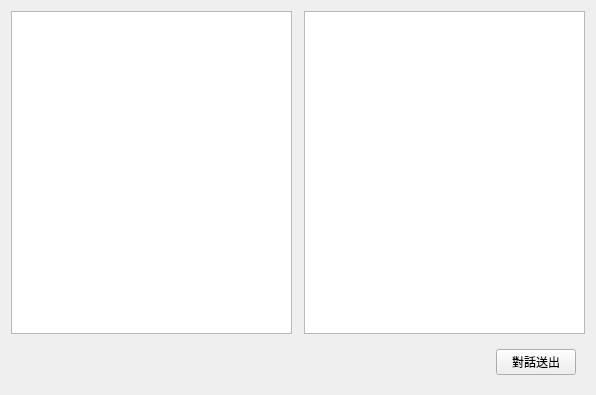
<?xml version="1.0" encoding="UTF-8"?>
<ui version="4.0">
 <class>LayerTest</class>
 <widget class="QWidget" name="LayerTest">
  <property name="geometry">
   <rect>
    <x>0</x>
    <y>0</y>
    <width>596</width>
    <height>395</height>
   </rect>
  </property>
  <property name="windowTitle">
   <string>Form</string>
  </property>
  <layout class="QGridLayout" name="gridLayout">
   <item row="0" column="2">
    <widget class="QTextEdit" name="txt1"/>
   </item>
   <item row="0" column="0">
    <widget class="QTextEdit" name="txt0"/>
   </item>
   <item row="1" column="0" colspan="3">
    <widget class="QWidget" name="widget" native="true">
     <property name="minimumSize">
      <size>
       <width>0</width>
       <height>40</height>
      </size>
     </property>
     <layout class="QHBoxLayout" name="horizontalLayout">
      <item>
       <spacer name="horizontalSpacer">
        <property name="orientation">
         <enum>Qt::Horizontal</enum>
        </property>
        <property name="sizeHint" stdset="0">
         <size>
          <width>476</width>
          <height>20</height>
         </size>
        </property>
       </spacer>
      </item>
      <item>
       <widget class="QPushButton" name="btnTalk">
        <property name="text">
         <string>對話送出</string>
        </property>
       </widget>
      </item>
     </layout>
    </widget>
   </item>
  </layout>
 </widget>
 <resources/>
 <connections/>
</ui>
